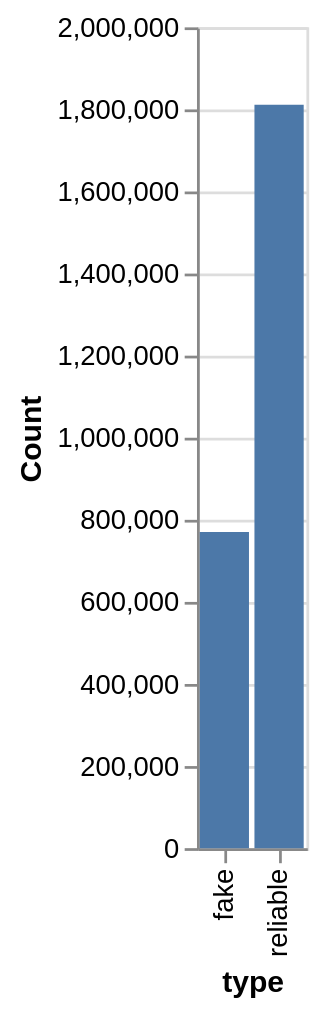

Write the Vega-Lite specification saved for this chart.
### Vega-Lite specification from a JSON file in a GitHub repository (floating-point values rounded to 4 significant figures)
{"config": {"view": {}, "mark": {}}, "data": {"name": "data-432df842dea8e359d11d6b96ebfd30ce"}, "mark": "bar", "encoding": {"x": {"type": "nominal", "axis": {"title": "type"}, "field": "x"}, "y": {"type": "quantitative", "axis": {"title": "Count"}, "field": "y"}}, "$schema": "https://vega.github.io/schema/vega-lite/v5.json", "datasets": {"data-432df842dea8e359d11d6b96ebfd30ce": [{"x": "reliable", "y": 1812000.0}, {"x": "fake", "y": 770300.0}]}}
